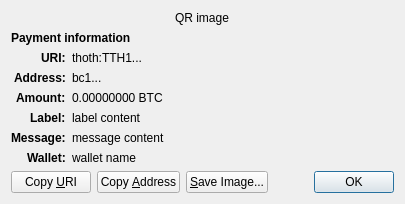
<?xml version="1.0" encoding="UTF-8"?>
<ui version="4.0">
 <class>ReceiveRequestDialog</class>
 <widget class="QDialog" name="ReceiveRequestDialog">
  <property name="geometry">
   <rect>
    <x>0</x>
    <y>0</y>
    <width>413</width>
    <height>229</height>
   </rect>
  </property>
  <property name="windowTitle">
   <string>Request payment to ...</string>
  </property>
  <layout class="QGridLayout" name="gridLayout" columnstretch="0,1">
   <property name="sizeConstraint">
    <enum>QLayout::SetFixedSize</enum>
   </property>
   <item row="0" column="0" colspan="2" alignment="Qt::AlignHCenter">
    <widget class="QRImageWidget" name="qr_code">
     <property name="text">
      <string notr="true">QR image</string>
     </property>
     <property name="textInteractionFlags">
      <set>Qt::NoTextInteraction</set>
     </property>
    </widget>
   </item>
   <item row="1" column="0" colspan="2">
    <widget class="QLabel" name="payment_header">
     <property name="font">
      <font>
       <weight>75</weight>
       <bold>true</bold>
      </font>
     </property>
     <property name="text">
      <string>Payment information</string>
     </property>
     <property name="textInteractionFlags">
      <set>Qt::NoTextInteraction</set>
     </property>
    </widget>
   </item>
   <item row="2" column="0" alignment="Qt::AlignRight|Qt::AlignTop">
    <widget class="QLabel" name="uri_tag">
     <property name="font">
      <font>
       <weight>75</weight>
       <bold>true</bold>
      </font>
     </property>
     <property name="text">
      <string notr="true">URI:</string>
     </property>
     <property name="textFormat">
      <enum>Qt::PlainText</enum>
     </property>
     <property name="textInteractionFlags">
      <set>Qt::NoTextInteraction</set>
     </property>
    </widget>
   </item>
   <item row="2" column="1" alignment="Qt::AlignTop">
    <widget class="QLabel" name="uri_content">
     <property name="text">
      <string notr="true">thoth:TTH1...</string>
     </property>
     <property name="textFormat">
      <enum>Qt::RichText</enum>
     </property>
     <property name="wordWrap">
      <bool>true</bool>
     </property>
     <property name="textInteractionFlags">
      <set>Qt::TextSelectableByMouse</set>
     </property>
    </widget>
   </item>
   <item row="3" column="0" alignment="Qt::AlignRight|Qt::AlignTop">
    <widget class="QLabel" name="address_tag">
     <property name="font">
      <font>
       <weight>75</weight>
       <bold>true</bold>
      </font>
     </property>
     <property name="text">
      <string>Address:</string>
     </property>
     <property name="textInteractionFlags">
      <set>Qt::NoTextInteraction</set>
     </property>
    </widget>
   </item>
   <item row="3" column="1" alignment="Qt::AlignTop">
    <widget class="QLabel" name="address_content">
     <property name="text">
      <string notr="true">bc1...</string>
     </property>
     <property name="textFormat">
      <enum>Qt::PlainText</enum>
     </property>
     <property name="textInteractionFlags">
      <set>Qt::TextSelectableByMouse</set>
     </property>
    </widget>
   </item>
   <item row="4" column="0" alignment="Qt::AlignRight|Qt::AlignTop">
    <widget class="QLabel" name="amount_tag">
     <property name="font">
      <font>
       <weight>75</weight>
       <bold>true</bold>
      </font>
     </property>
     <property name="text">
      <string>Amount:</string>
     </property>
     <property name="textInteractionFlags">
      <set>Qt::NoTextInteraction</set>
     </property>
    </widget>
   </item>
   <item row="4" column="1" alignment="Qt::AlignTop">
    <widget class="QLabel" name="amount_content">
     <property name="text">
      <string notr="true">0.00000000 BTC</string>
     </property>
     <property name="textFormat">
      <enum>Qt::PlainText</enum>
     </property>
     <property name="textInteractionFlags">
      <set>Qt::TextSelectableByMouse</set>
     </property>
    </widget>
   </item>
   <item row="5" column="0" alignment="Qt::AlignRight|Qt::AlignTop">
    <widget class="QLabel" name="label_tag">
     <property name="font">
      <font>
       <weight>75</weight>
       <bold>true</bold>
      </font>
     </property>
     <property name="text">
      <string>Label:</string>
     </property>
     <property name="textInteractionFlags">
      <set>Qt::NoTextInteraction</set>
     </property>
    </widget>
   </item>
   <item row="5" column="1" alignment="Qt::AlignTop">
    <widget class="QLabel" name="label_content">
     <property name="text">
      <string notr="true">label content</string>
     </property>
     <property name="textFormat">
      <enum>Qt::PlainText</enum>
     </property>
     <property name="wordWrap">
      <bool>true</bool>
     </property>
     <property name="textInteractionFlags">
      <set>Qt::TextSelectableByMouse</set>
     </property>
    </widget>
   </item>
   <item row="6" column="0" alignment="Qt::AlignRight|Qt::AlignTop">
    <widget class="QLabel" name="message_tag">
     <property name="font">
      <font>
       <weight>75</weight>
       <bold>true</bold>
      </font>
     </property>
     <property name="text">
      <string>Message:</string>
     </property>
     <property name="textInteractionFlags">
      <set>Qt::NoTextInteraction</set>
     </property>
    </widget>
   </item>
   <item row="6" column="1" alignment="Qt::AlignTop">
    <widget class="QLabel" name="message_content">
     <property name="text">
      <string notr="true">message content</string>
     </property>
     <property name="textFormat">
      <enum>Qt::PlainText</enum>
     </property>
     <property name="wordWrap">
      <bool>true</bool>
     </property>
     <property name="textInteractionFlags">
      <set>Qt::TextSelectableByMouse</set>
     </property>
    </widget>
   </item>
   <item row="7" column="0" alignment="Qt::AlignRight|Qt::AlignTop">
    <widget class="QLabel" name="wallet_tag">
     <property name="font">
      <font>
       <weight>75</weight>
       <bold>true</bold>
      </font>
     </property>
     <property name="text">
      <string>Wallet:</string>
     </property>
     <property name="textInteractionFlags">
      <set>Qt::NoTextInteraction</set>
     </property>
    </widget>
   </item>
   <item row="7" column="1" alignment="Qt::AlignTop">
    <widget class="QLabel" name="wallet_content">
     <property name="text">
      <string notr="true">wallet name</string>
     </property>
     <property name="textFormat">
      <enum>Qt::PlainText</enum>
     </property>
     <property name="wordWrap">
      <bool>true</bool>
     </property>
     <property name="textInteractionFlags">
      <set>Qt::TextSelectableByMouse</set>
     </property>
    </widget>
   </item>
   <item row="8" column="0" colspan="2">
    <layout class="QHBoxLayout" name="horizontalLayout">
     <item>
      <widget class="QPushButton" name="btnCopyURI">
       <property name="text">
        <string>Copy &amp;URI</string>
       </property>
       <property name="autoDefault">
        <bool>false</bool>
       </property>
      </widget>
     </item>
     <item>
      <widget class="QPushButton" name="btnCopyAddress">
       <property name="text">
        <string>Copy &amp;Address</string>
       </property>
       <property name="autoDefault">
        <bool>false</bool>
       </property>
      </widget>
     </item>
     <item>
      <widget class="QPushButton" name="btnSaveAs">
       <property name="text">
        <string>&amp;Save Image...</string>
       </property>
       <property name="autoDefault">
        <bool>false</bool>
       </property>
      </widget>
     </item>
     <item>
      <spacer name="horizontalSpacer_2">
       <property name="orientation">
        <enum>Qt::Horizontal</enum>
       </property>
       <property name="sizeHint" stdset="0">
        <size>
         <width>40</width>
         <height>20</height>
        </size>
       </property>
      </spacer>
     </item>
     <item>
      <widget class="QDialogButtonBox" name="buttonBox">
       <property name="focusPolicy">
        <enum>Qt::StrongFocus</enum>
       </property>
       <property name="standardButtons">
        <set>QDialogButtonBox::Ok</set>
       </property>
      </widget>
     </item>
    </layout>
   </item>
  </layout>
 </widget>
 <customwidgets>
  <customwidget>
   <class>QRImageWidget</class>
   <extends>QLabel</extends>
   <header>qt/qrimagewidget.h</header>
  </customwidget>
 </customwidgets>
 <tabstops>
  <tabstop>buttonBox</tabstop>
  <tabstop>btnCopyURI</tabstop>
  <tabstop>btnCopyAddress</tabstop>
  <tabstop>btnSaveAs</tabstop>
 </tabstops>
 <resources/>
 <connections>
  <connection>
   <sender>buttonBox</sender>
   <signal>accepted()</signal>
   <receiver>ReceiveRequestDialog</receiver>
   <slot>accept()</slot>
   <hints>
    <hint type="sourcelabel">
     <x>135</x>
     <y>230</y>
    </hint>
    <hint type="destinationlabel">
     <x>135</x>
     <y>126</y>
    </hint>
   </hints>
  </connection>
 </connections>
</ui>
